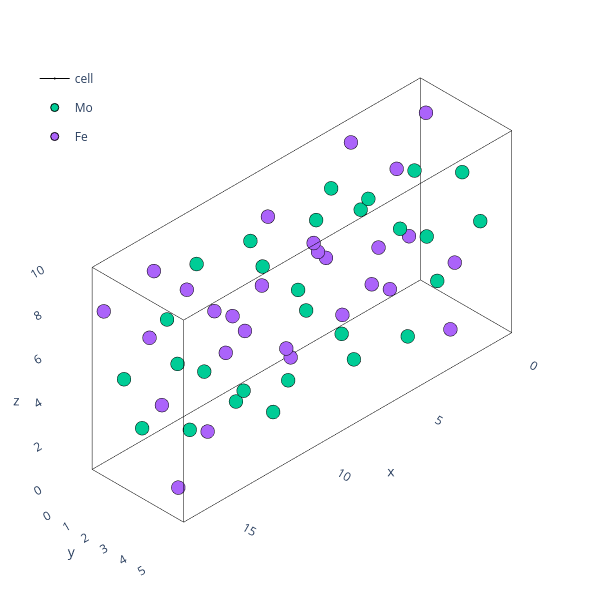

Notebook cell for this chart:
### Code cell
theatoms=AtomsObjects['P']['Atoms'].atoms.sample(n=1).iloc[0]
plotting.plotly_atoms(theatoms)

### Figure 1 — Plotly figure (JSON) as saved in the notebook; plotly's stock layout.template omitted (floating-point values rounded to 4 significant figures)
{"data": [{"hoverinfo": "skip", "legendgroup": "cell", "line": {"color": "black", "width": 1}, "marker": {"size": 0.01}, "name": "cell", "showlegend": false, "type": "scatter3d", "x": [0.0, 17.33], "y": [0, 0], "z": [0, 0]}, {"hoverinfo": "skip", "legendgroup": "cell", "line": {"color": "black", "width": 1}, "marker": {"size": 0.01}, "name": "cell", "showlegend": false, "type": "scatter3d", "x": [0, 0], "y": [0.0, 4.83], "z": [0, 0]}, {"hoverinfo": "skip", "legendgroup": "cell", "line": {"color": "black", "width": 1}, "marker": {"size": 0.01}, "name": "cell", "showlegend": false, "type": "scatter3d", "x": [0, 0], "y": [0, 0], "z": [0.0, 9.241]}, {"hoverinfo": "skip", "legendgroup": "cell", "line": {"color": "black", "width": 1}, "marker": {"size": 0.01}, "name": "cell", "showlegend": false, "type": "scatter3d", "x": [17.33, 17.33], "y": [0.0, 4.83], "z": [0, 0]}, {"hoverinfo": "skip", "legendgroup": "cell", "line": {"color": "black", "width": 1}, "marker": {"size": 0.01}, "name": "cell", "showlegend": false, "type": "scatter3d", "x": [0.0, 17.33], "y": [4.83, 4.83], "z": [0, 0]}, {"hoverinfo": "skip", "legendgroup": "cell", "line": {"color": "black", "width": 1}, "marker": {"size": 0.01}, "name": "cell", "showlegend": false, "type": "scatter3d", "x": [17.33, 17.33], "y": [4.83, 4.83], "z": [0.0, 9.241]}, {"hoverinfo": "skip", "legendgroup": "cell", "line": {"color": "black", "width": 1}, "marker": {"size": 0.01}, "name": "cell", "showlegend": false, "type": "scatter3d", "x": [17.33, 17.33], "y": [0, 0], "z": [0.0, 9.241]}, {"hoverinfo": "skip", "legendgroup": "cell", "line": {"color": "black", "width": 1}, "marker": {"size": 0.01}, "name": "cell", "showlegend": false, "type": "scatter3d", "x": [0, 0], "y": [4.83, 4.83], "z": [0.0, 9.241]}, {"hoverinfo": "skip", "legendgroup": "cell", "line": {"color": "black", "width": 1}, "marker": {"size": 0.01}, "name": "cell", "showlegend": false, "type": "scatter3d", "x": [0.0, 17.33], "y": [0, 0], "z": [9.241, 9.241]}, {"hoverinfo": "skip", "legendgroup": "cell", "line": {"color": "black", "width": 1}, "marker": {"size": 0.01}, "name": "cell", "showlegend": false, "type": "scatter3d", "x": [0, 0], "y": [0.0, 4.83], "z": [9.241, 9.241]}, {"hoverinfo": "skip", "legendgroup": "cell", "line": {"color": "black", "width": 1}, "marker": {"size": 0.01}, "name": "cell", "showlegend": false, "type": "scatter3d", "x": [0.0, 17.33], "y": [4.83, 4.83], "z": [9.241, 9.241]}, {"hoverinfo": "skip", "legendgroup": "cell", "line": {"color": "black", "width": 1}, "marker": {"size": 0.01}, "name": "cell", "showlegend": true, "type": "scatter3d", "x": [17.33, 17.33], "y": [0.0, 4.83], "z": [9.241, 9.241]}, {"hovertext": ["Mo0", "Mo1", "Mo2", "Mo3", "Mo4", "Mo5", "Mo6", "Mo7", "Mo8", "Mo9", "Mo10", "Mo11", "Mo12", "Mo13", "Mo14", "Mo15", "Mo16", "Mo17", "Mo18", "Mo19", "Mo20", "Mo21", "Mo22", "Mo23", "Mo24", "Mo25", "Mo26", "Mo27"], "marker": {"line": {"color": "black", "width": 1}}, "mode": "markers", "name": "Mo", "type": "scatter3d", "x": [4.367, 12.96, 4.298, 13.03, 5.927, 11.4, 2.738, 14.59, 5.373, 11.96, 3.293, 14.04, 1.525, 15.81, 7.141, 10.19, 7.244, 10.09, 1.421, 15.91, 2.288, 15.04, 6.378, 10.95, 8.198, 9.134, 0.4679, 16.86], "y": [1.207, 3.622, 3.622, 1.207, 1.207, 3.622, 3.622, 1.207, 1.207, 3.622, 3.622, 1.207, 1.207, 3.622, 3.622, 1.207, 1.207, 3.622, 3.622, 1.207, 1.207, 3.622, 3.622, 1.207, 1.207, 3.622, 3.622, 1.207], "z": [6.007, 3.234, 1.386, 7.855, 7.763, 1.479, 3.142, 6.099, 0.8317, 8.41, 5.452, 3.789, 6.377, 2.865, 1.756, 7.485, 2.837, 6.404, 7.458, 1.784, 4.094, 5.147, 8.715, 0.5268, 0.1201, 9.121, 4.741, 4.501]}, {"hovertext": ["Fe0", "Fe1", "Fe2", "Fe3", "Fe4", "Fe5", "Fe6", "Fe7", "Fe8", "Fe9", "Fe10", "Fe11", "Fe12", "Fe13", "Fe14", "Fe15", "Fe16", "Fe17", "Fe18", "Fe19", "Fe20", "Fe21", "Fe22", "Fe23", "Fe24", "Fe25", "Fe26", "Fe27"], "marker": {"line": {"color": "black", "width": 1}}, "mode": "markers", "name": "Fe", "type": "scatter3d", "x": [6.621, 10.71, 2.045, 15.29, 2.825, 14.51, 5.841, 11.49, 9.584, 7.747, 16.41, 0.9186, 0.6066, 16.72, 8.059, 9.272, 16.72, 0.6066, 9.272, 8.059, 4.991, 12.34, 3.674, 13.66, 12.34, 4.991, 13.66, 3.674], "y": [1.207, 3.622, 3.622, 1.207, 1.207, 3.622, 3.622, 1.207, 1.207, 3.622, 3.622, 1.207, 0.0, 0.0, 0.0, 0.0, 2.415, 2.415, 2.415, 2.415, 2.415, 2.415, 2.415, 2.415, 0.0, 0.0, 0.0, 0.0], "z": [5.203, 4.038, 0.5822, 8.659, 1.599, 7.643, 6.219, 3.022, 5.147, 4.094, 0.5268, 8.715, 2.31, 6.931, 6.931, 2.31, 6.931, 2.31, 2.31, 6.931, 3.512, 5.73, 8.132, 1.109, 5.73, 3.512, 1.109, 8.132]}], "layout": {"height": 600, "legend": {"x": 0.05, "xanchor": "left", "y": 0.9, "yanchor": "top"}, "margin": {"b": 5, "l": 5, "r": 0.5, "t": 5}, "scene": {"aspectmode": "data", "camera": {"projection": {"type": "orthographic"}}, "xaxis": {"range": [-1.733, 19.06], "showbackground": false, "showgrid": false}, "yaxis": {"range": [-0.483, 5.312], "showbackground": false, "showgrid": false}, "zaxis": {"range": [-0.9241, 10.17], "showbackground": false, "showgrid": false}}, "width": 600}}
